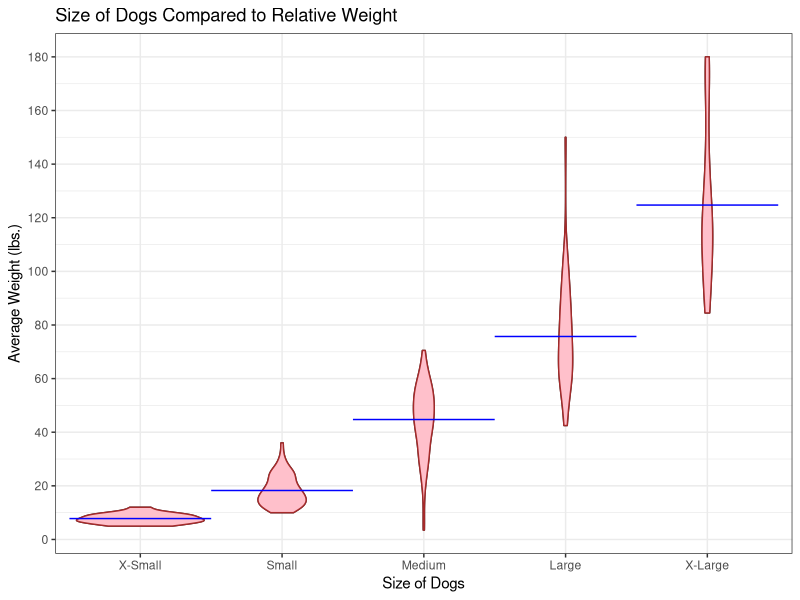
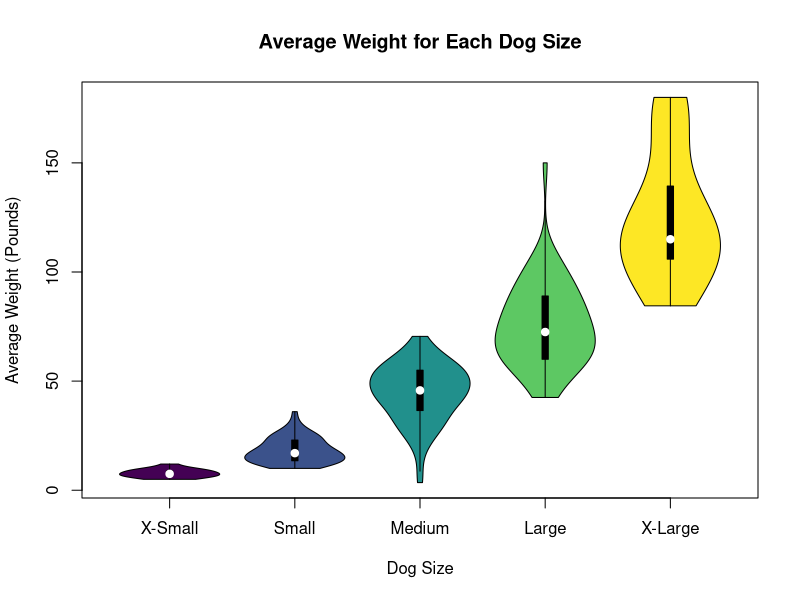

The R source for these figures, in order:
## ---- chunk 1
library(tidyverse)
library(ggplot2)
library(vioplot)
library(viridis)
## ---- chunk 2
library(readr)
AmericanKennelClub.data <- read_csv("AmericanKennelClubBreedsBySize (4).csv")
#View(AmericanKennelClub.data)
## ---- chunk 3
AmericanKennelClub.data$`Size Category` <- factor(AmericanKennelClub.data$`Size Category`, levels = c("X-Small","Small", "Medium", "Large", "X-Large"))
ggplot(AmericanKennelClub.data, aes(x= `Size Category` , y= `Avg Weight (pounds)`)) + 
    geom_violin() + xlab("Size of Dogs") + 
    ylab("Average Weight (lbs.)") + 
    ggtitle("Size of Dogs Compared to Relative Weight") + 
    geom_violin(colour="brown", fill="pink") + 
    stat_summary(fun="mean", geom= "crossbar", width=1, size=0.2, colour="blue") + 
    theme_bw() +
    scale_y_continuous(breaks=seq(0,200,20)) 
## ---- chunk 4
  vioplot(AmericanKennelClub.data$`Avg Weight (pounds)` ~ AmericanKennelClub.data$`Size Category`,
        pch = 22, 
        col=viridis(5), 
        names=c("X-Small", "Small", "Medium", "Large", "X-Large"), 
        xlab= "Dog Size",
        ylab= "Average Weight (Pounds)", 
        main= "Average Weight for Each Dog Size")
